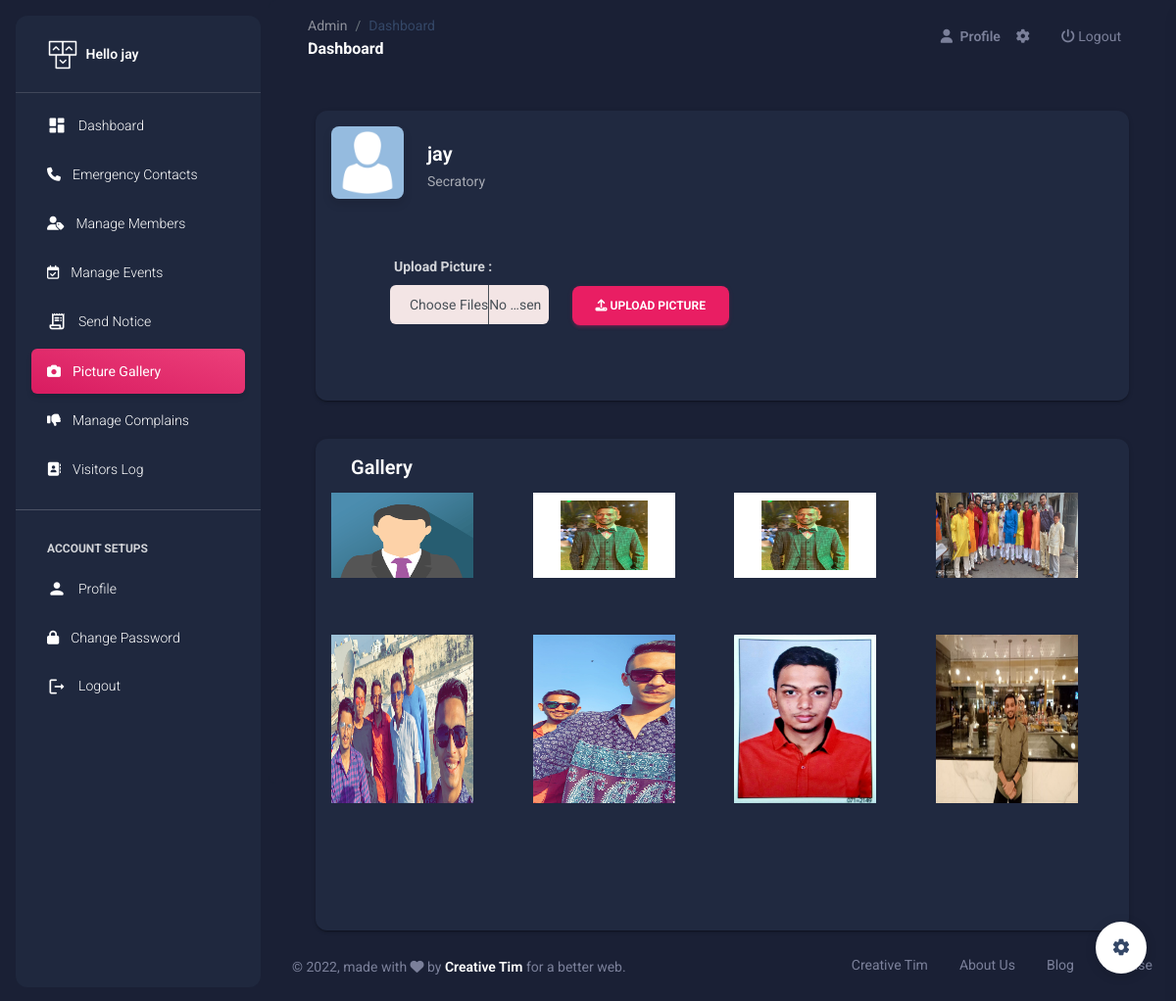
Page /Sec/gallery/ (signed in) on the earlier database version.
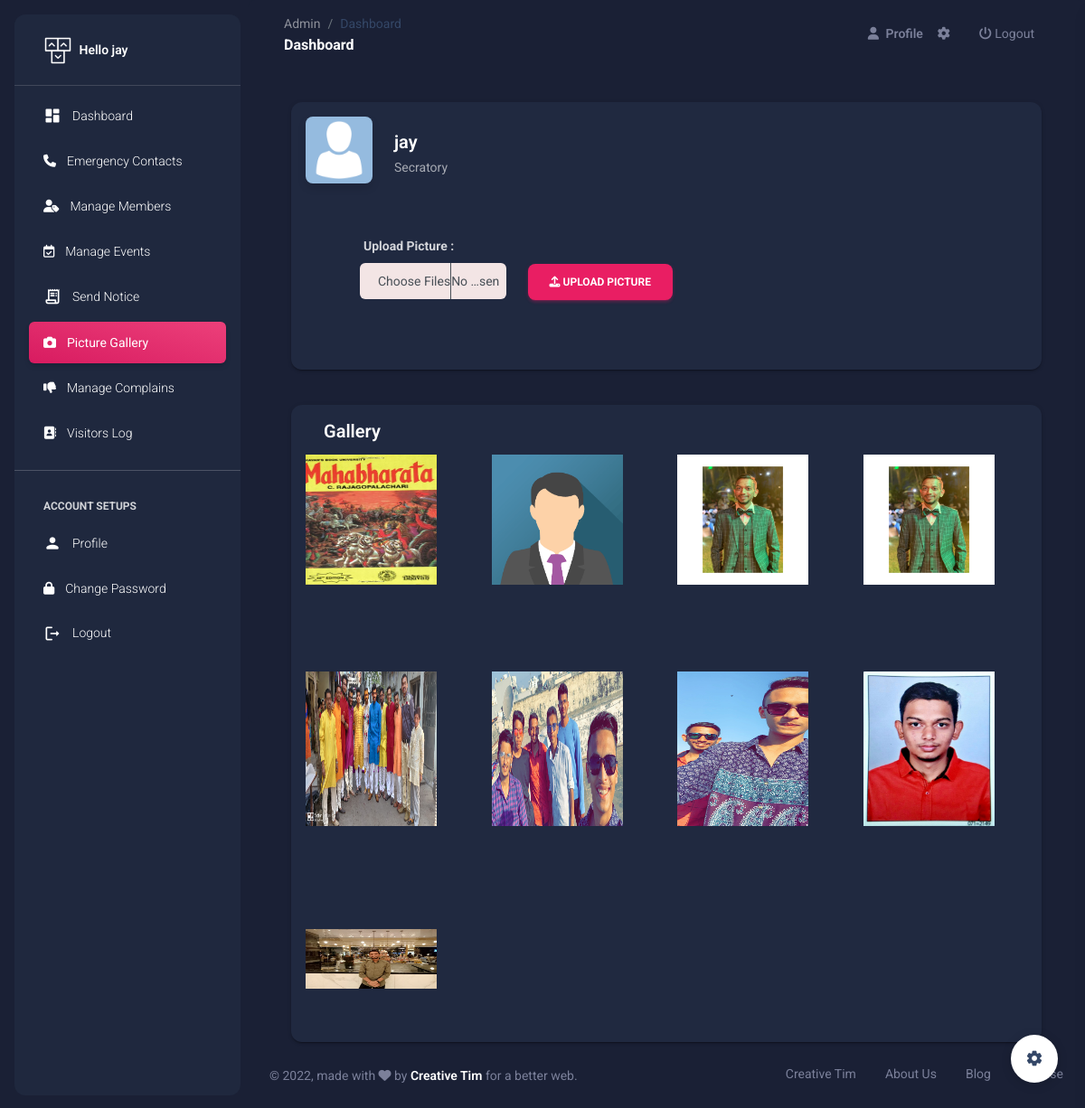
Same page on the later database version.
### SecApp/models.py (models this page shows, shortened)
class SecUser(models.Model):
    name = models.CharField(max_length=50)
    email = models.EmailField(unique=True)
    mobile = models.CharField(max_length=15)
    password = models.CharField(max_length=50)
    pic = models.FileField(upload_to='Profile',default='avatar.png')
    setting = models.BooleanField(default=False)

class Gallery(models.Model):
    uid = models.ForeignKey(SecUser,on_delete=models.CASCADE)
    pic = models.FileField(upload_to='Gallery')

### SecApp/views.py (the view)
# urls.py: path('gallery/',views.gallery, name='gallery'),
def gallery(request):
    uid = SecUser.objects.get(email=request.session['email'])
    if request.FILES:
        Gallery.objects.create(
            uid = uid,
            pic = request.FILES['pic']
        )
    photos = Gallery.objects.all()[::-1]
    return render(request,'gallery.html',{'photos':photos,'uid':uid})

### SecApp/templates/gallery.html (shortened to what this page needs)
{% extends 'sec-header.html' %}
{% load static %}
{% block gallery %}
<li class="nav-item">
    <a class="nav-link text-white active bg-gradient-primary" href="">
    <div class="text-white text-center me-2 d-flex align-items-center justify-content-center">
        <i class="fas fa-camera"></i>
    </div>
    <span class="nav-link-text ms-1">Picture Gallery</span>
    </a>
</li>
{% endblock %}
{% block content %}
<div class="container-fluid px-2 px-md-4">
    <br><br><br>
    <br>
    <div class="card card-body mx-3 mx-md-4 mt-n6">
      <div class="row gx-4 mb-2">
        <div class="col-auto">
          <div class="avatar avatar-xl position-relative">
            {% if uid.pic %}
            <img src="{{uid.pic.url}}" alt="profile_image" class="w-100 border-radius-lg shadow-sm">
            {% else %}
            <img src="" alt="profile_image" class="w-100 border-radius-lg shadow-sm">
            {% endif %}
        </div>
        </div>
        <div class="col-auto my-auto">
          <div class="h-100">
            <h5 class="mb-1">
              {{uid.name}}
            </h5>
            <p class="mb-0 font-weight-normal text-sm">
              Secratory
            </p>
          </div>
        </div>
      </div>
      <div style="margin: 20px; margin-left: 60px;">
      <form action="{% url 'gallery' %}" method="POST" enctype="multipart/form-data" >
        <div class="row">
            <div class="form-group col-3">
                <label for="exampleInputPassword1"><b>Upload Picture : </b></label>
                <input type="file" multiple style="background-color: rgb(243, 229, 229); padding-left: 20px;" class="form-control" name="pic"  required>
            </div>
            <div class="form-group col-3">
                <label for="exampleInputPassword1"><b> </b></label><br>
                <button type="submit" class="btn btn-primary" style="margin-top: 7px;"><i class="fa fa-upload"></i>   Upload Picture</button>
            </div>
        </div><br>
      </form>
    </div>
    </div>
  </div>
  <div class="container-fluid px-2 px-md-4">
    <br><br><br>
    <br>
    <div class="card card-body mx-3 mx-md-4 mt-n6">
      <div class="row gx-4 mb-2">
        <div class="col-auto my-auto">
            <div class="h-100">
              <h5 class="mb-1" style="margin-left: 20px;">
                Gallery
              </h5>
            </div>
          </div>
      </div>
      <div class="col-auto my-auto">
        <div class="row">
            {% for i in photos %}
            <div class="col-3">
                <img src="{{i.pic.url}}" alt="" width="80%" height="60%">
            </div>
            {% endfor %}
        </div>
      </div>
    </div>
  </div>
{% endblock %}

### SecApp/templates/sec-header.html (shortened to what this page needs)
{% load static %}
<!DOCTYPE html>
<html lang="en">
<head>
  <link href="{% static 'assets/css/nucleo-icons.css' %}" rel="stylesheet" />
  <link href="{% static 'assets/css/nucleo-svg.css' %}" rel="stylesheet" />
  <link id="pagestyle" href="{% static 'assets/css/material-dashboard.css' %}" rel="stylesheet" />
</head>
{% if uid.setting == False %}
<body class="g-sidenav-show  bg-gray-200">
{% else %}
<body class="g-sidenav-show  bg-gray-200 dark-version">
{% endif %}
  <aside class="sidenav navbar navbar-vertical navbar-expand-xs border-0 border-radius-xl my-3 fixed-start ms-3   bg-gradient-dark" id="sidenav-main">
    <div class="sidenav-header">
      <a class="navbar-brand m-0" href=" https://demos.creative-tim.com/material-dashboard/pages/dashboard " target="_blank">
        <img src="{% static 'assets/img/logo-ct.png' %}" class="navbar-brand-img h-100" alt="main_logo">
        <span class="ms-1 font-weight-bold text-white">Hello {{uid.name}}</span>
      </a>
    </div>
    <hr class="horizontal light mt-0 mb-2">
      <ul class="navbar-nav">
        {% block dashboard %}
        <li class="nav-item">
          <a class="nav-link text-white" href="{% url 'index' %}">
            <div class="text-white text-center me-2 d-flex align-items-center justify-content-center">
              <i class="material-icons opacity-10">dashboard</i>
            </div>
            <span class="nav-link-text ms-1">Dashboard</span>
          </a>
        </li>
        {% endblock %}
        {% block emergency %}
        <li class="nav-item">
          <a class="nav-link text-white " href="{% url 'emergency' %}">
            <div class="text-white text-center me-2 d-flex align-items-center justify-content-center">
              <i class="fa fa-phone"></i>
            </div>
            <span class="nav-link-text ms-1">Emergency Contacts</span>
          </a>
        </li>
        {% endblock %}
        {% block add_member %}
        <li class="nav-item">
          <a class="nav-link text-white " href="{% url 'add-member' %}">
            <div class="text-white text-center me-2 d-flex align-items-center justify-content-center">
              <i class="fa fa-user-tag"></i>
            </div>
            <span class="nav-link-text ms-1">Manage Members</span>
          </a>
        </li>
        {% endblock %}
        {% block event %}
        <li class="nav-item">
          <a class="nav-link text-white " href="{% url 'add-event' %}">
            <div class="text-white text-center me-2 d-flex align-items-center justify-content-center">
              <i class="fa fa-calendar-check-o"></i>
            </div>
            <span class="nav-link-text ms-1">Manage Events</span>
          </a>
        </li>
        {% endblock %}
        {% block notice %}
        <li class="nav-item">
          <a class="nav-link text-white" href="{% url 'send-notice' %}">
            <div class="text-white text-center me-2 d-flex align-items-center justify-content-center">
              <i class="material-icons opacity-10">receipt_long</i>
            </div>
            <span class="nav-link-text ms-1">Send Notice</span>
          </a>
        </li>
        {% endblock %}
        {% block gallery %}{% endblock %}
        {% block complain %}
        <li class="nav-item">
          <a class="nav-link text-white " href="#">
            <div class="text-white text-center me-2 d-flex align-items-center justify-content-center">
              <i class="fa fa-thumbs-down"></i>
            </div>
            <span class="nav-link-text ms-1">Manage Complains</span>
          </a>
        </li>
        {% endblock %}
        <li class="nav-item">
          <a class="nav-link text-white " href="">
            <div class="text-white text-center me-2 d-flex align-items-center justify-content-center">
              <i class="fa fa-address-book"></i>
            </div>
            <span class="nav-link-text ms-1">Visitors Log</span>
          </a>
        </li>
        <hr>
        <li class="nav-item mt-3">
          <h6 class="ps-4 ms-2 text-uppercase text-xs text-white font-weight-bolder opacity-8">Account Setups</h6>
        </li>
        {% block profile %}
        <li class="nav-item">
          <a class="nav-link text-white " href="{% url 'profile' %}">
            <div class="text-white text-center me-2 d-flex align-items-center justify-content-center">
              <i class="material-icons opacity-10">person</i>
            </div>
            <span class="nav-link-text ms-1">Profile</span>
          </a>
        </li>
        {% endblock %}
        {% block password %}
        <li class="nav-item">
          <a class="nav-link text-white " href="{% url 'change-password' %}">
            <div class="text-white text-center me-2 d-flex align-items-center justify-content-center">
              <i class="fa fa-lock"></i>
            </div>
            <span class="nav-link-text ms-1">Change Password</span>
          </a>
        </li>
        {% endblock %}
        <li class="nav-item">
          <a class="nav-link text-white " href="{% url 'logout' %}">
            <div class="text-white text-center me-2 d-flex align-items-center justify-content-center">
              <i class="material-icons">logout</i>
            </div>
            <span class="nav-link-text ms-1">Logout</span>
          </a>
        </li>
      </ul>
  </aside>
  <main class="main-content position-relative max-height-vh-100 h-100 border-radius-lg ">
    <nav class="navbar navbar-main navbar-expand-lg px-0 mx-4 shadow-none border-radius-xl" id="navbarBlur" navbar-scroll="true">
      <div class="container-fluid py-1 px-3">
        <nav aria-label="breadcrumb">
          <ol class="breadcrumb bg-transparent mb-0 pb-0 pt-1 px-0 me-sm-6 me-5">
            <li class="breadcrumb-item text-sm"><a class="opacity-5 text-dark" href="javascript:;">Admin</a></li>
            <li class="breadcrumb-item text-sm text-dark active" aria-current="page">Dashboard</li>
          </ol>
          <h6 class="font-weight-bolder mb-0">Dashboard</h6>
        </nav>
        <div class="collapse navbar-collapse mt-sm-0 mt-2 me-md-0 me-sm-4" id="navbar">
          <ul class="navbar-nav  justify-content-end">
            <li class="nav-item d-flex align-items-center">
              <a href="{% url 'profile' %}" class="nav-link text-body font-weight-bold px-0">
                <i class="fa fa-user me-sm-1"></i>
                <span class="d-sm-inline d-none">Profile</span>
              </a>
            </li>
            <li class="nav-item px-3 d-flex align-items-center">
              <a href="javascript:;" class="nav-link text-body p-0">
                <i class="fa fa-cog fixed-plugin-button-nav cursor-pointer"></i>
              </a>
            </li>
            <li class="nav-item px-3 d-flex align-items-center">
                <a href="{% url 'logout' %}" class="nav-link text-body p-0">
                  <i class="fa fa-power-off"></i> Logout
                </a>
            </li>
          </ul>
        </div>
      </div>
    </nav>
{% block content %}
{% endblock %}
<footer class="footer py-4  ">
    <div class="container-fluid">
      <div class="row align-items-center justify-content-lg-between">
        <div class="col-lg-6 mb-lg-0 mb-4">
          <div class="copyright text-center text-sm text-muted text-lg-start">
            © ,
            made with <i class="fa fa-heart"></i> by
            <a href="" class="font-weight-bold" target="_blank">Creative Tim</a>
            for a better web.
          </div>
        </div>
        <div class="col-lg-6">
          <ul class="nav nav-footer justify-content-center justify-content-lg-end">
            <li class="nav-item">
              <a href="" class="nav-link text-muted">Creative Tim</a>
            </li>
            <li class="nav-item">
              <a href="" class="nav-link text-muted">About Us</a>
            </li>
            <li class="nav-item">
              <a href="" class="nav-link text-muted">Blog</a>
            </li>
            <li class="nav-item">
              <a href="" class="nav-link pe-0 text-muted">License</a>
            </li>
          </ul>
        </div>
      </div>
    </div>
  </footer>
</main>
<div class="fixed-plugin">
<a class="fixed-plugin-button text-dark position-fixed px-3 py-2">
  <i class="material-icons py-2">settings</i>
</a>
</div>
</body>
</html>

Differences in the rows shown:
added Gallery: pic (picture)
